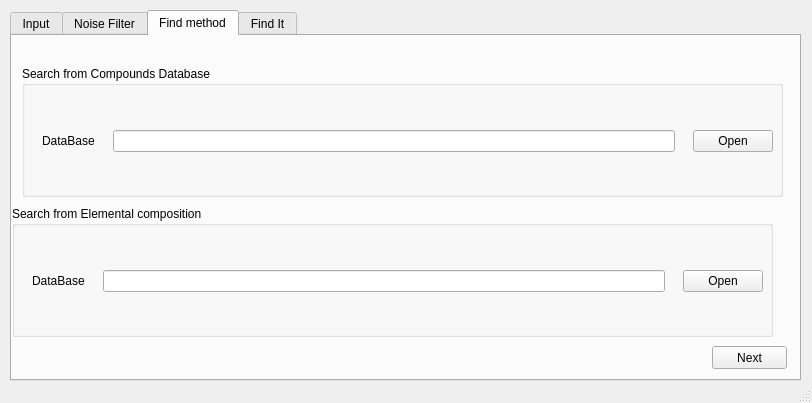
<?xml version="1.0" encoding="UTF-8"?>
<ui version="4.0">
 <class>MainWindow</class>
 <widget class="QMainWindow" name="MainWindow">
  <property name="geometry">
   <rect>
    <x>0</x>
    <y>0</y>
    <width>812</width>
    <height>403</height>
   </rect>
  </property>
  <property name="windowTitle">
   <string>MainWindow</string>
  </property>
  <widget class="QWidget" name="centralwidget">
   <widget class="QTabWidget" name="tabWidget">
    <property name="geometry">
     <rect>
      <x>10</x>
      <y>10</y>
      <width>791</width>
      <height>371</height>
     </rect>
    </property>
    <property name="currentIndex">
     <number>2</number>
    </property>
    <widget class="QWidget" name="tab_1">
     <attribute name="title">
      <string>Input</string>
     </attribute>
     <widget class="QGroupBox" name="groupBox">
      <property name="geometry">
       <rect>
        <x>10</x>
        <y>20</y>
        <width>761</width>
        <height>181</height>
       </rect>
      </property>
      <property name="title">
       <string>Open file</string>
      </property>
      <property name="flat">
       <bool>false</bool>
      </property>
      <property name="checkable">
       <bool>false</bool>
      </property>
      <widget class="QWidget" name="gridLayoutWidget">
       <property name="geometry">
        <rect>
         <x>20</x>
         <y>70</y>
         <width>731</width>
         <height>90</height>
        </rect>
       </property>
       <layout class="QGridLayout" name="files_selectro_Layout">
        <property name="bottomMargin">
         <number>0</number>
        </property>
        <property name="horizontalSpacing">
         <number>20</number>
        </property>
        <property name="verticalSpacing">
         <number>6</number>
        </property>
        <item row="0" column="2">
         <widget class="QPushButton" name="OpenSP_btn">
          <property name="text">
           <string>Open</string>
          </property>
         </widget>
        </item>
        <item row="0" column="1">
         <widget class="QLineEdit" name="SP_line"/>
        </item>
        <item row="0" column="0">
         <widget class="QLabel" name="SP_label">
          <property name="frameShape">
           <enum>QFrame::NoFrame</enum>
          </property>
          <property name="frameShadow">
           <enum>QFrame::Plain</enum>
          </property>
          <property name="text">
           <string>Spectrum Folder</string>
          </property>
          <property name="scaledContents">
           <bool>false</bool>
          </property>
          <property name="alignment">
           <set>Qt::AlignCenter</set>
          </property>
         </widget>
        </item>
       </layout>
      </widget>
      <widget class="QWidget" name="gridLayoutWidget_3">
       <property name="geometry">
        <rect>
         <x>20</x>
         <y>30</y>
         <width>731</width>
         <height>31</height>
        </rect>
       </property>
       <layout class="QGridLayout" name="gridLayout">
        <item row="0" column="2">
         <widget class="QRadioButton" name="raw_rdbtn">
          <property name="text">
           <string>*.raw</string>
          </property>
         </widget>
        </item>
        <item row="0" column="3">
         <widget class="QRadioButton" name="mzML_rdbtn">
          <property name="text">
           <string>*.mzML</string>
          </property>
         </widget>
        </item>
        <item row="0" column="1">
         <widget class="QRadioButton" name="csv_rdbtn">
          <property name="text">
           <string>*.csv</string>
          </property>
         </widget>
        </item>
        <item row="0" column="0">
         <widget class="QLabel" name="FileExtension_Label">
          <property name="frameShape">
           <enum>QFrame::NoFrame</enum>
          </property>
          <property name="frameShadow">
           <enum>QFrame::Plain</enum>
          </property>
          <property name="text">
           <string>File extension</string>
          </property>
          <property name="scaledContents">
           <bool>false</bool>
          </property>
          <property name="alignment">
           <set>Qt::AlignCenter</set>
          </property>
         </widget>
        </item>
       </layout>
      </widget>
     </widget>
     <widget class="QPushButton" name="Next1_btn">
      <property name="geometry">
       <rect>
        <x>680</x>
        <y>310</y>
        <width>75</width>
        <height>23</height>
       </rect>
      </property>
      <property name="text">
       <string>Next</string>
      </property>
     </widget>
    </widget>
    <widget class="QWidget" name="tab_2">
     <attribute name="title">
      <string>Noise Filter</string>
     </attribute>
     <widget class="QGroupBox" name="groupBox_4">
      <property name="geometry">
       <rect>
        <x>10</x>
        <y>30</y>
        <width>761</width>
        <height>91</height>
       </rect>
      </property>
      <property name="title">
       <string>Filter</string>
      </property>
      <widget class="QCheckBox" name="cBFilter">
       <property name="geometry">
        <rect>
         <x>30</x>
         <y>40</y>
         <width>141</width>
         <height>20</height>
        </rect>
       </property>
       <property name="text">
        <string>Enable Filtering</string>
       </property>
      </widget>
      <widget class="QGroupBox" name="gBFilter">
       <property name="geometry">
        <rect>
         <x>190</x>
         <y>30</y>
         <width>561</width>
         <height>51</height>
        </rect>
       </property>
       <property name="title">
        <string/>
       </property>
       <widget class="QDoubleSpinBox" name="IntensePerc_spinbox">
        <property name="geometry">
         <rect>
          <x>180</x>
          <y>10</y>
          <width>81</width>
          <height>24</height>
         </rect>
        </property>
        <property name="maximum">
         <double>1.000000000000000</double>
        </property>
        <property name="singleStep">
         <double>0.050000000000000</double>
        </property>
        <property name="value">
         <double>0.800000000000000</double>
        </property>
       </widget>
       <widget class="QLabel" name="label_2">
        <property name="geometry">
         <rect>
          <x>320</x>
          <y>10</y>
          <width>171</width>
          <height>20</height>
         </rect>
        </property>
        <property name="text">
         <string>Break Count</string>
        </property>
       </widget>
       <widget class="QSpinBox" name="BreakCount_spinbox">
        <property name="geometry">
         <rect>
          <x>460</x>
          <y>10</y>
          <width>81</width>
          <height>24</height>
         </rect>
        </property>
        <property name="maximum">
         <number>300</number>
        </property>
        <property name="value">
         <number>200</number>
        </property>
       </widget>
       <widget class="QLabel" name="label">
        <property name="geometry">
         <rect>
          <x>10</x>
          <y>10</y>
          <width>171</width>
          <height>20</height>
         </rect>
        </property>
        <property name="text">
         <string>Max Intensity Percentile</string>
        </property>
       </widget>
      </widget>
     </widget>
     <widget class="QPushButton" name="Next2_btn">
      <property name="geometry">
       <rect>
        <x>690</x>
        <y>310</y>
        <width>75</width>
        <height>23</height>
       </rect>
      </property>
      <property name="text">
       <string>Next</string>
      </property>
     </widget>
    </widget>
    <widget class="QWidget" name="tab_3">
     <attribute name="title">
      <string>Find method</string>
     </attribute>
     <widget class="QGroupBox" name="groupBox_5">
      <property name="geometry">
       <rect>
        <x>10</x>
        <y>30</y>
        <width>761</width>
        <height>131</height>
       </rect>
      </property>
      <property name="title">
       <string>Search from Compounds Database</string>
      </property>
      <property name="flat">
       <bool>false</bool>
      </property>
      <property name="checkable">
       <bool>false</bool>
      </property>
      <widget class="QWidget" name="gridLayoutWidget_2">
       <property name="geometry">
        <rect>
         <x>20</x>
         <y>30</y>
         <width>731</width>
         <height>90</height>
        </rect>
       </property>
       <layout class="QGridLayout" name="files_selectro_Layout_2">
        <property name="bottomMargin">
         <number>0</number>
        </property>
        <property name="horizontalSpacing">
         <number>18</number>
        </property>
        <property name="verticalSpacing">
         <number>6</number>
        </property>
        <item row="0" column="2">
         <widget class="QPushButton" name="openDB_button_2">
          <property name="text">
           <string>Open</string>
          </property>
         </widget>
        </item>
        <item row="0" column="1">
         <widget class="QLineEdit" name="DB_line_2"/>
        </item>
        <item row="0" column="0">
         <widget class="QLabel" name="DB_label_2">
          <property name="text">
           <string>DataBase</string>
          </property>
         </widget>
        </item>
       </layout>
      </widget>
     </widget>
     <widget class="QGroupBox" name="groupBox_6">
      <property name="geometry">
       <rect>
        <x>0</x>
        <y>170</y>
        <width>761</width>
        <height>131</height>
       </rect>
      </property>
      <property name="title">
       <string>Search from Elemental composition</string>
      </property>
      <property name="flat">
       <bool>false</bool>
      </property>
      <property name="checkable">
       <bool>false</bool>
      </property>
      <widget class="QWidget" name="gridLayoutWidget_4">
       <property name="geometry">
        <rect>
         <x>20</x>
         <y>30</y>
         <width>731</width>
         <height>90</height>
        </rect>
       </property>
       <layout class="QGridLayout" name="files_selectro_Layout_3">
        <property name="bottomMargin">
         <number>0</number>
        </property>
        <property name="horizontalSpacing">
         <number>18</number>
        </property>
        <property name="verticalSpacing">
         <number>6</number>
        </property>
        <item row="0" column="2">
         <widget class="QPushButton" name="openDB_button_3">
          <property name="text">
           <string>Open</string>
          </property>
         </widget>
        </item>
        <item row="0" column="1">
         <widget class="QLineEdit" name="DB_line_3"/>
        </item>
        <item row="0" column="0">
         <widget class="QLabel" name="DB_label_3">
          <property name="text">
           <string>DataBase</string>
          </property>
         </widget>
        </item>
       </layout>
      </widget>
     </widget>
     <widget class="QPushButton" name="Next3_btn">
      <property name="geometry">
       <rect>
        <x>700</x>
        <y>310</y>
        <width>75</width>
        <height>23</height>
       </rect>
      </property>
      <property name="text">
       <string>Next</string>
      </property>
     </widget>
    </widget>
    <widget class="QWidget" name="tab_4">
     <attribute name="title">
      <string>Find It</string>
     </attribute>
     <widget class="QGroupBox" name="groupBox_3">
      <property name="geometry">
       <rect>
        <x>10</x>
        <y>180</y>
        <width>761</width>
        <height>111</height>
       </rect>
      </property>
      <property name="title">
       <string>Finder</string>
      </property>
      <widget class="QPushButton" name="find_button">
       <property name="geometry">
        <rect>
         <x>400</x>
         <y>50</y>
         <width>113</width>
         <height>32</height>
        </rect>
       </property>
       <property name="text">
        <string>Find</string>
       </property>
      </widget>
      <widget class="QDoubleSpinBox" name="dalton_spinbox">
       <property name="geometry">
        <rect>
         <x>170</x>
         <y>67</y>
         <width>91</width>
         <height>31</height>
        </rect>
       </property>
       <property name="decimals">
        <number>4</number>
       </property>
       <property name="minimum">
        <double>0.000500000000000</double>
       </property>
       <property name="singleStep">
        <double>0.000100000000000</double>
       </property>
      </widget>
      <widget class="QSpinBox" name="ppm_spinbox">
       <property name="geometry">
        <rect>
         <x>170</x>
         <y>31</y>
         <width>91</width>
         <height>31</height>
        </rect>
       </property>
       <property name="value">
        <number>20</number>
       </property>
      </widget>
      <widget class="QRadioButton" name="ppm_radio">
       <property name="geometry">
        <rect>
         <x>10</x>
         <y>32</y>
         <width>141</width>
         <height>17</height>
        </rect>
       </property>
       <property name="text">
        <string>ppm Difference</string>
       </property>
      </widget>
      <widget class="QRadioButton" name="dalton_radio">
       <property name="geometry">
        <rect>
         <x>10</x>
         <y>68</y>
         <width>151</width>
         <height>17</height>
        </rect>
       </property>
       <property name="text">
        <string>Dalton Difference</string>
       </property>
      </widget>
     </widget>
     <widget class="QGroupBox" name="groupBox_2">
      <property name="geometry">
       <rect>
        <x>10</x>
        <y>10</y>
        <width>761</width>
        <height>171</height>
       </rect>
      </property>
      <property name="title">
       <string>Adducts selector</string>
      </property>
      <widget class="QRadioButton" name="Positive_radio">
       <property name="geometry">
        <rect>
         <x>10</x>
         <y>50</y>
         <width>141</width>
         <height>17</height>
        </rect>
       </property>
       <property name="text">
        <string>Positive Spectra</string>
       </property>
      </widget>
      <widget class="QRadioButton" name="Negative_radio">
       <property name="geometry">
        <rect>
         <x>10</x>
         <y>120</y>
         <width>141</width>
         <height>17</height>
        </rect>
       </property>
       <property name="layoutDirection">
        <enum>Qt::LeftToRight</enum>
       </property>
       <property name="autoFillBackground">
        <bool>false</bool>
       </property>
       <property name="text">
        <string>Negative Spectra</string>
       </property>
      </widget>
      <widget class="QWidget" name="verticalLayoutWidget_2">
       <property name="geometry">
        <rect>
         <x>150</x>
         <y>20</y>
         <width>501</width>
         <height>141</height>
        </rect>
       </property>
       <layout class="QVBoxLayout" name="verticalLayout_2">
        <item>
         <widget class="QGroupBox" name="gBPositive">
          <property name="enabled">
           <bool>true</bool>
          </property>
          <property name="title">
           <string>Positive Adducts</string>
          </property>
          <property name="alignment">
           <set>Qt::AlignCenter</set>
          </property>
          <widget class="QWidget" name="horizontalLayoutWidget">
           <property name="geometry">
            <rect>
             <x>10</x>
             <y>20</y>
             <width>481</width>
             <height>31</height>
            </rect>
           </property>
           <layout class="QHBoxLayout" name="horizontalLayout">
            <item>
             <widget class="QCheckBox" name="cBProtone">
              <property name="text">
               <string>Proton (H+)</string>
              </property>
             </widget>
            </item>
            <item>
             <widget class="QCheckBox" name="cBSodio">
              <property name="text">
               <string>Sodium (Na+)</string>
              </property>
             </widget>
            </item>
            <item>
             <widget class="QCheckBox" name="cBPotassio">
              <property name="text">
               <string>Potassium (K+)</string>
              </property>
             </widget>
            </item>
            <item>
             <widget class="QCheckBox" name="cBAmmonio">
              <property name="text">
               <string>Ammoniun (NH4+)</string>
              </property>
             </widget>
            </item>
           </layout>
          </widget>
         </widget>
        </item>
        <item>
         <widget class="QGroupBox" name="gBNegative">
          <property name="enabled">
           <bool>true</bool>
          </property>
          <property name="layoutDirection">
           <enum>Qt::LeftToRight</enum>
          </property>
          <property name="title">
           <string>Negative Adducts</string>
          </property>
          <property name="alignment">
           <set>Qt::AlignCenter</set>
          </property>
          <property name="checkable">
           <bool>false</bool>
          </property>
          <widget class="QWidget" name="horizontalLayoutWidget_2">
           <property name="geometry">
            <rect>
             <x>10</x>
             <y>20</y>
             <width>491</width>
             <height>31</height>
            </rect>
           </property>
           <layout class="QHBoxLayout" name="horizontalLayout_2">
            <item>
             <widget class="QCheckBox" name="cBProtone_neg">
              <property name="text">
               <string>Proton -(H+)</string>
              </property>
             </widget>
            </item>
            <item>
             <widget class="QCheckBox" name="cBCloro">
              <property name="text">
               <string>Cloride (Cl-)</string>
              </property>
             </widget>
            </item>
            <item>
             <widget class="QCheckBox" name="cBAcetato">
              <property name="text">
               <string>Acetate (CH3COO−)</string>
              </property>
             </widget>
            </item>
            <item>
             <widget class="QCheckBox" name="cBFormiato">
              <property name="text">
               <string>Formate (HCOO-)</string>
              </property>
             </widget>
            </item>
           </layout>
          </widget>
         </widget>
        </item>
       </layout>
      </widget>
      <widget class="QWidget" name="verticalLayoutWidget">
       <property name="geometry">
        <rect>
         <x>670</x>
         <y>20</y>
         <width>71</width>
         <height>61</height>
        </rect>
       </property>
       <layout class="QVBoxLayout" name="verticalLayout">
        <item>
         <widget class="QLabel" name="label_3">
          <property name="enabled">
           <bool>true</bool>
          </property>
          <property name="text">
           <string>Max charge</string>
          </property>
          <property name="alignment">
           <set>Qt::AlignCenter</set>
          </property>
         </widget>
        </item>
        <item>
         <widget class="QComboBox" name="charge_number_comboBox">
          <property name="currentIndex">
           <number>0</number>
          </property>
          <item>
           <property name="text">
            <string>1</string>
           </property>
          </item>
          <item>
           <property name="text">
            <string>2</string>
           </property>
          </item>
          <item>
           <property name="text">
            <string>3</string>
           </property>
          </item>
          <item>
           <property name="text">
            <string>4</string>
           </property>
          </item>
          <item>
           <property name="text">
            <string>5</string>
           </property>
          </item>
          <item>
           <property name="text">
            <string>6</string>
           </property>
          </item>
          <item>
           <property name="text">
            <string>7</string>
           </property>
          </item>
          <item>
           <property name="text">
            <string>8</string>
           </property>
          </item>
         </widget>
        </item>
       </layout>
      </widget>
      <widget class="QWidget" name="verticalLayoutWidget_3">
       <property name="geometry">
        <rect>
         <x>660</x>
         <y>100</y>
         <width>92</width>
         <height>61</height>
        </rect>
       </property>
       <layout class="QVBoxLayout" name="verticalLayout_3">
        <item>
         <widget class="QPushButton" name="create_button">
          <property name="text">
           <string>CREATE</string>
          </property>
         </widget>
        </item>
       </layout>
      </widget>
     </widget>
    </widget>
   </widget>
  </widget>
  <widget class="QStatusBar" name="statusbar"/>
 </widget>
 <resources/>
 <connections/>
</ui>
